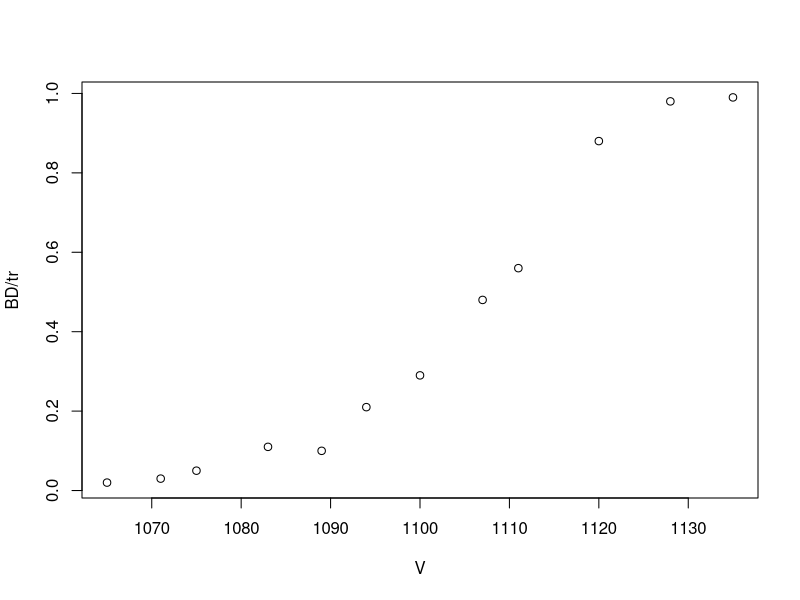
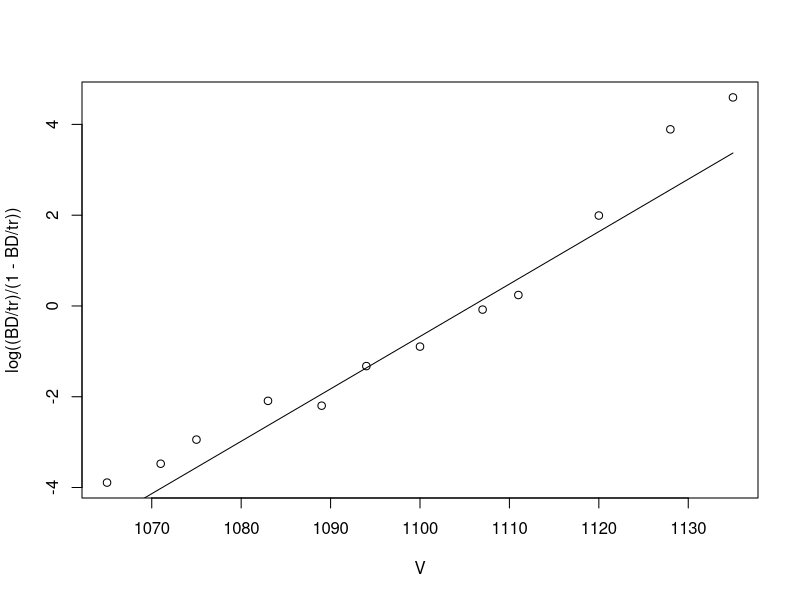
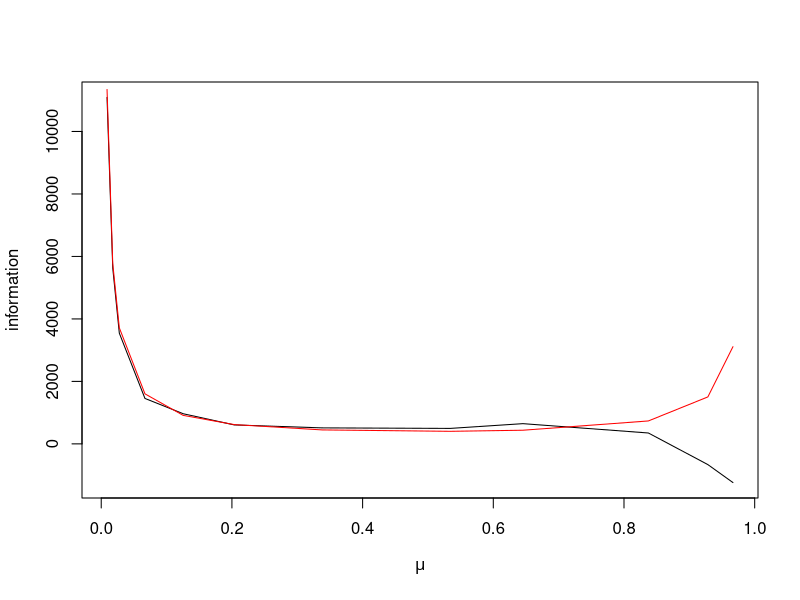
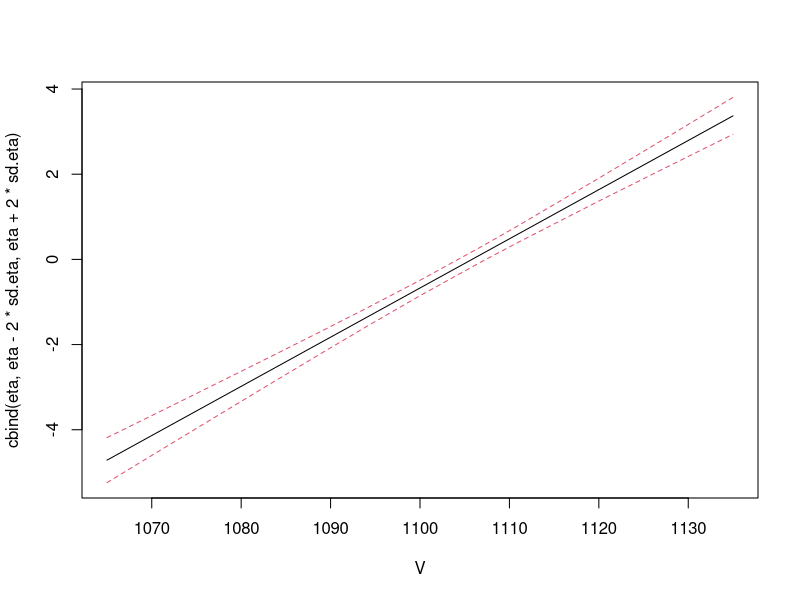
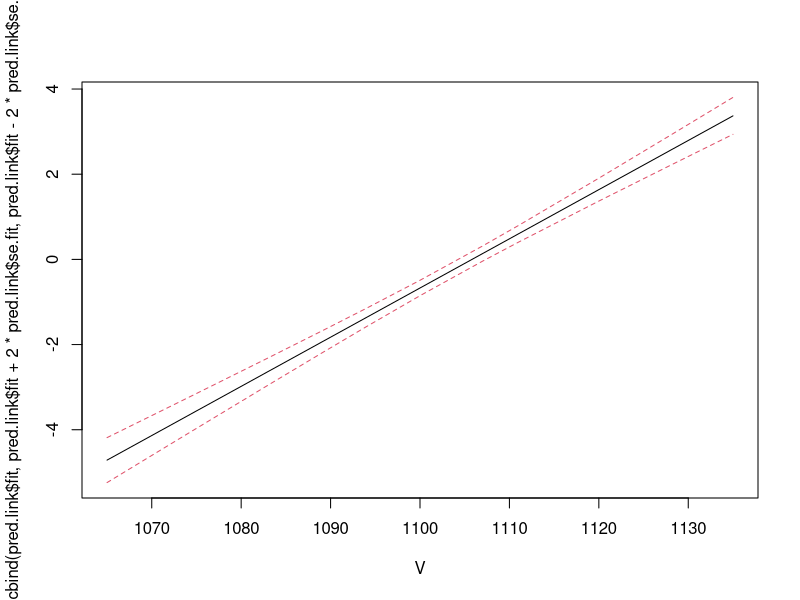
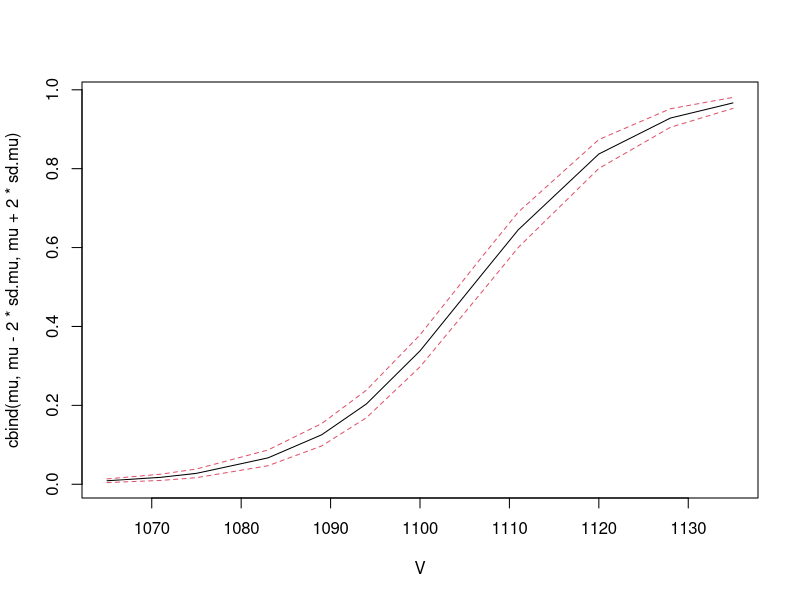
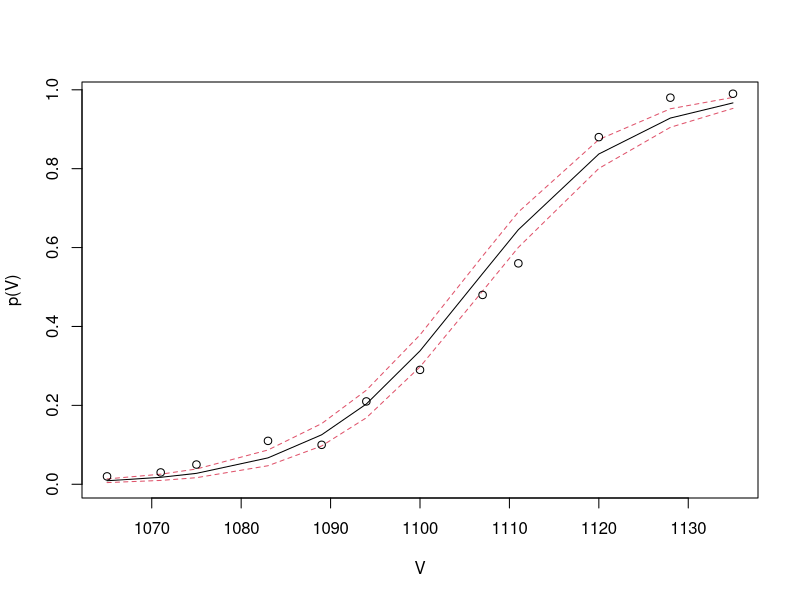
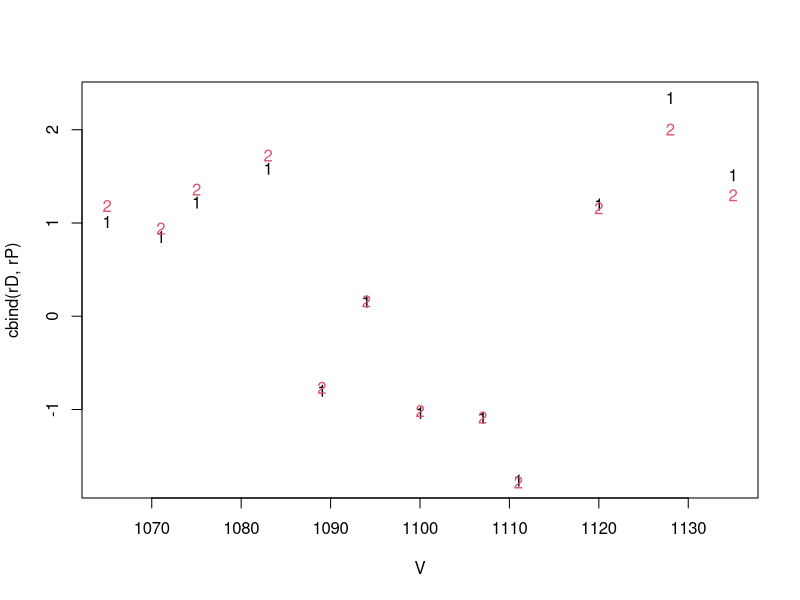

Reproduce these figures in R, in order.


##################################################
# Data
##################################################

V<-c(1065,1071,1075,1083,1089,1094,1100,1107,1111,
     1120,1128,1135)
BD<-c(2,3,5,11,10,21,29,48,56,88,98,99)
tr<-rep(100,12)
data=list(V=V,BD=BD,tr=tr)
plot(BD/tr~V,data=data)
##################################################

##################################################
# Slide 3 Canonical link
plot(log((BD/tr)/(1-BD/tr))~V,data=data)


##################################################
# Slide 11 Specification in R
model<-cbind(BD,tr-BD)~V

logis.glm<-glm(model,family=binomial,
               data=data)

lines(data$V,predict(logis.glm,type="link"))
##################################################


##################################################
# Slide 15 Observed information

mu<-predict(logis.glm,type="response")

j<-data$tr*(1/(mu*(1-mu))-(data$BD/data$tr-mu)*2*
                     mu/(mu*(1-mu))^2)
i<-data$tr/(mu*(1-mu))

plot(mu,j,type="l",ylab="information",xlab=expression(mu))
lines(mu,i,col="red")

##################################################
# Slide 16 Estimation
X<-cbind(1,V)
X.l<-X*mu*(1-mu)

t(X.l)%*%diag(i)%*%(BD/tr-mu)


##################################################
# Slide 18 Parameter estimates

beta<-coef(logis.glm)
W.beta<-diag(tr*mu*(1-mu))
V.beta<-solve(t(X)%*%W.beta%*%X)
sqrt(diag(V.beta))
summary(logis.glm)

eta<-X%*%coef(logis.glm)
h11<--sum(tr*exp(eta)/(1+exp(eta))^2)
h12<--sum(tr*exp(eta)/(1+exp(eta))^2*V)
h22<--sum(tr*exp(eta)/(1+exp(eta))^2*V^2)

H<-matrix(c(h11,h12,h12,h22),ncol=2)

-solve(H)
summary(logis.glm)$cov.unscaled

##################################################

##################################################
# Slide 19 Linear predictors
V.eta<-X%*%V.beta%*%t(X)
sd.eta<-sqrt(diag(V.eta))

matplot(V,cbind(eta,eta-2*sd.eta,eta+2*sd.eta),
        lty=c(1,2,2),col=c(1,2,2),type="l")

pred.link<-predict(logis.glm,type="link",se=TRUE)
matplot(V,cbind(pred.link$fit,pred.link$fit+2*pred.link$se.fit,
                pred.link$fit-2*pred.link$se.fit),
        lty=c(1,2,2),col=c(1,2,2),type="l")
##################################################

##################################################
# Slide 20 Linear fitted values
mu<-as.vector(exp(eta)/(1+exp(eta)))
V.mu<-diag((mu*(1-mu))^2)%*%X%*%V.beta%*%t(X)
sd.mu<-sqrt(diag(V.mu))

matplot(V,cbind(mu,mu-2*sd.mu,mu+2*sd.mu),
        lty=c(1,2,2),col=c(1,2,2),type="l")

pred.response<-predict(logis.glm,type="response",se=TRUE)
matplot(V,cbind(pred.response$fit,
                pred.response$fit+2*pred.response$se.fit,
                pred.response$fit-2*pred.response$se.fit),
        lty=c(1,2,2),col=c(1,2,2),type="l",ylab="p(V)")
points(V,BD/tr)
# but be carefull (see exercise of today) !!!
##################################################

##################################################
# Slide 21 Deviance
summary(logis.glm)
y<-BD/tr
d<-2*(y*log(y*(1-mu)/((1-y)*mu))+log((1-y)/(1-mu)))
D<-sum(tr*d)


##################################################
# Slide 22-23 Residuals 
rD<-sign(y-mu)*sqrt(tr*d)
rP<-(y-mu)/sqrt(mu*(1-mu)/tr)

matplot(V,cbind(rD,rP))

matplot(V,cbind(residuals(logis.glm,type="deviance"),
                residuals(logis.glm,type="pearson")))

# raw residuals
matplot(y-mu,ylim=max(abs(y-mu))*c(-1,1))
######################################

##################################################
# Slide 28 Sufficiency 

D<-21.018
1-pchisq(D,df=10)

# cloglog
plot(V,log(BD/tr/(1-BD/tr)),col=2)
points(V,log(-log(1-BD/tr)))

cloglog.glm<-glm(model,data=data,
                 family=binomial(cloglog))
summary(cloglog.glm)

#local design
eta<-as.vector(X%*%coef(cloglog.glm))
mu<-1-exp(-exp(eta))
X.beta<-diag(exp(eta-exp(eta)))%*%X

# "normal eq"
t(X.beta)%*%diag(tr/(mu*(1-mu)))%*%(BD/tr-mu)



summary(cloglog.glm)
D.loglog<-sum(residuals(cloglog.glm)^2)
1-pchisq(D.loglog,df=10)

matplot(V,cbind(residuals(logis.glm),residuals(cloglog.glm)))

anova(cloglog.glm)


# Data domain
pred<-predict(cloglog.glm,newdata=data.frame(V=c(1060:1140)),
              type="response",se=TRUE)
matplot(1060:1140,pred$fit+cbind(0,2*pred$se.fit,-2*pred$se.fit),
        type="l",lty=c(1,2,2),col=c(1,2,2),ylab="p(V)",xlab="V")
points(V,BD/tr)


# Linear domain
pred<-predict(cloglog.glm,newdata=data.frame(V=c(1060:1140)),
              type="link",se=TRUE)
matplot(1060:1140,pred$fit+cbind(0,2*pred$se.fit,-2*pred$se.fit),
        type="l",lty=c(1,2,2),col=c(1,2,2),ylab="p(V)",xlab="V")
points(V,log(-log(1-BD/tr)))

